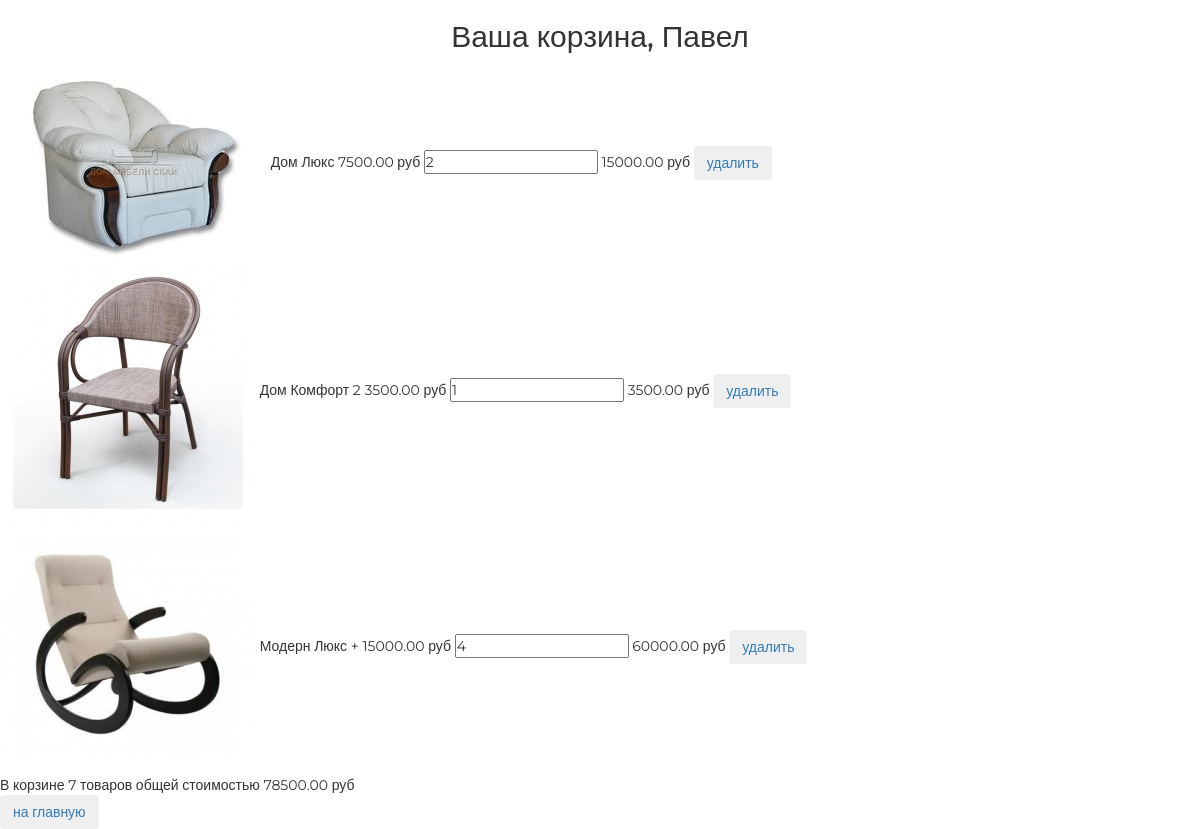
The app's page /basket/ (signed in) with its own data.
### authapp/models.py (models this page shows, shortened)
class ShopUser(AbstractUser):
    avatar = models.ImageField(upload_to="users_avatar", blank=True, verbose_name="Аватар")
    age = models.PositiveSmallIntegerField(verbose_name="Возраст", default=18)
    activation_key = models.CharField(max_length=128, blank=True)
    activation_key_expires = models.DateTimeField(default=now() + timedelta(hours=48))

### basketapp/models.py (models this page shows, shortened)
class Basket(models.Model):
    objects = BasketQuerySet.as_manager()
    user = models.ForeignKey(settings.AUTH_USER_MODEL, on_delete=models.CASCADE,related_name='basket')
    product = models.ForeignKey(Product, on_delete=models.CASCADE)
    quantity = models.PositiveIntegerField(verbose_name="Количество",default=0)
    add_datetime = models.DateTimeField(auto_now_add=True, verbose_name="Время")
    @property
    def product_cost(self):
        return self.product.price * self.quantity
    @property
    def total_quantity(self):
        _items = Basket.objects.filter(user=self.user)
        _total_quantity = sum(list(map(lambda x:x.quantity, _items)))
        return _total_quantity
    @property
    def total_cost(self):
        _items = Basket.objects.filter(user=self.user)
        _total_cost = sum(list(map(lambda x:x.product_cost, _items)))
        return _total_cost

### mainapp/models.py (models this page shows, shortened)
class Product(models.Model):
    category = models.ForeignKey(ProductCategory, on_delete=models.CASCADE, verbose_name="Категория")
    name = models.CharField(max_length=128, verbose_name="Название")
    image = models.ImageField(upload_to="products_images", blank=True, verbose_name="Картинка")
    short_desc = models.CharField(max_length=128, verbose_name="Краткое описание")
    description = models.TextField(verbose_name="Описание", blank=True)
    price = models.DecimalField(max_digits=8, decimal_places=2, default=0, verbose_name="Цена")
    quantity = models.PositiveSmallIntegerField(default=0, verbose_name="Количество")
    is_active = models.BooleanField(default=True, verbose_name="активна")

class ProductCategory(models.Model):
    name = models.CharField(max_length=64, unique=True, verbose_name="Имя")
    description = models.TextField(verbose_name="Описание")
    is_active = models.BooleanField(default=True, verbose_name="активна")

### basketapp/views.py (the view)
# urls.py: path('', basketapp.basket, name="view"),
@login_required
def basket(request):
    title = "корзина"
    basket_items = Basket.objects.filter(user=request.user).order_by("product__category")
    content = {"title": title,
               "basket_items": basket_items
    }
    return render(request,"basketapp/basket.html", content)

### mainapp/context_processors.py (called while the page is built)
def basket(request):
    basket_item = []
    if request.user.is_authenticated:
        basket_item = Basket.objects.filter(user=request.user)
    return {
        "basket": basket_item
    }

### basketapp/templates/basketapp/basket.html
{% extends 'basketapp/base.html' %}
{% load static %}
{% block content %}
  <div class="basket_list">
    {%include "basketapp/includes/inc_basket.html"%}
    <button class="btn btn-round">
      <a href="{% url 'main' %}">на главную</a>
    </button>
  </div>
{% endblock %}

### basketapp/templates/basketapp/base.html (shortened to what this page needs)
<!DOCTYPE html>
{% load static %}
<html>
<head>
  {% block css %}
    <link rel="stylesheet" href="{% static 'css/bootstrap.min.css' %}">
    <link rel="stylesheet" href="{% static 'css/style.css' %}">
    <link rel="stylesheet" href="{% static 'fonts/font-awesome/css/font-awesome.css' %}">
  {% endblock %}
</head>
<body>
  <div class="basket_container">
    <div class="h2 text-center head">
      Ваша корзина,
      {% if user.first_name %}
        {{ user.first_name|title}}
      {% else %}
        Пользователь
      {% endif %}
    </div>
    {% block content %}
    {% endblock %}
  </div>
</body>
</html>

### basketapp/templates/basketapp/includes/inc_basket.html
{% load static %}
{% for item in basket_items %}
<div class="basket_record">
    <img src="/media/{{ item.product.image }}"
         alt="{{ item.product.short_desc }}">
    <span class="category_name">{{ item.product.category.name }}</span>
    <span class="product_name">{{ item.product.name }}</span>
    <span class="product_price">{{ item.product.price }}&nbsp;руб</span>
    <input type="number" name="{{ item.pk }}"
           min="0"
           value="{{ item.quantity }}">
    <span class="product_cost">{{ item.product_cost }}&nbsp;руб</span>
    <button class="btn btn-round btn_del" data-pk="{{item.pk}}">
        <a href="#" class="">
            удалить
        </a>
    </button>
</div>
{% endfor %}
{% if basket_items %}
<div class="basket_summary">
    В корзине {{ basket_items.0.total_quantity }} товаров общей стоимостью
    {{ basket_items.0.total_cost }} руб
</div>
{% endif %}

### static/style.css (style rules this page uses)
* { margin: 0; padding: 0; }
body { font-family: 'Montserrat', sans-serif; }
html, body { height: 100%; }

### records on screen
ShopUser: first_name "Павел"
Basket: product.image (picture), product.category.name "Дом", product.name "Люкс", product.price "7500.00", quantity "2", product_cost "15000.00", user+quantity "7", user+product+quantity "78500.00"
Basket: product.image (picture), product.category.name "Дом", product.name "Комфорт 2", product.price "3500.00", quantity "1", product_cost "3500.00"
Basket: product.image (picture), product.category.name "Модерн", product.name "Люкс +", product.price "15000.00", quantity "4", product_cost "60000.00"
